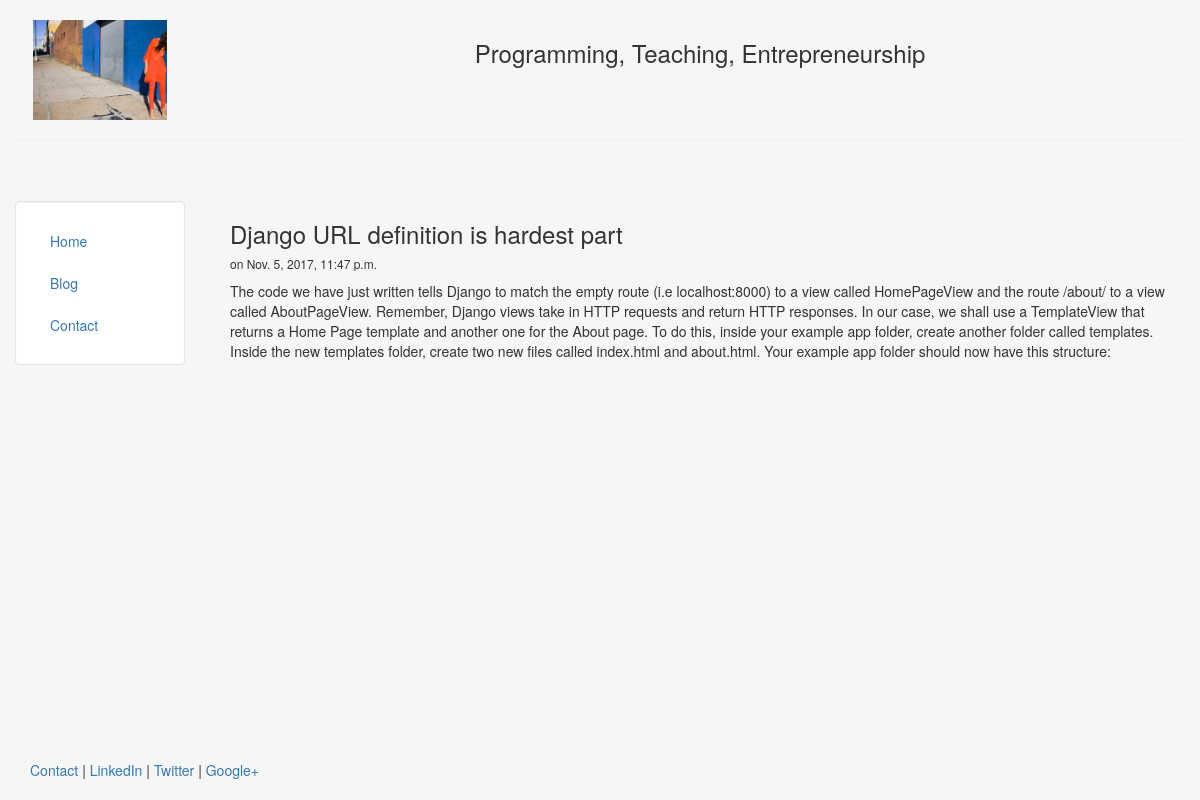
Page /blog/2 on the committed database.
### blog/models.py (models this page shows, shortened)
class Post(models.Model):
    title = models.CharField(max_length=140)
    body = models.TextField()
    date = models.DateTimeField()

### blog/templates/blog/post.html
{% extends "personal/header.html" %}
{% block content %}
	<h3>{{post.title}}</h3>
	<h6>on  {{post.date}}</h6>
	{{post.body|safe|linebreaks}}
{% endblock %}

### personal/templates/personal/header.html (style rules this page uses)
html, body { height:100% }

### rows in the picture
Post: title "Django URL definition is hardest part", date "Nov. 5, 2017, 11:47 p.m.", body "The code we have just written tells Django to match the empty route (i.e localhost:8000) to a view called HomePageView and the route /about/ to a view called AboutPageView. Remember, Django views take in HTTP requests and return HTTP responses. In our case, we shall use a TemplateView that returns a Home Page template and another one for the About page. To do this, inside your example app folder, create another folder called templates. Inside the new templates folder, create two new files called index.html and about.html. Your example app folder should now have this structure:"
